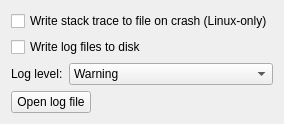
           <widget class="QWidget" name="tab_4">
            <attribute name="title">
             <string>Logging</string>
            </attribute>
            <layout class="QVBoxLayout" name="verticalLayout_2">
             <item>
              <widget class="QCheckBox" name="checkBox_writeStackTraceToDisk">
               <property name="text">
                <string>Write stack trace to file on crash (Linux-only)</string>
               </property>
              </widget>
             </item>
             <item>
              <widget class="QCheckBox" name="checkBox_enableLogging">
               <property name="text">
                <string>Write log files to disk</string>
               </property>
              </widget>
             </item>
             <item>
              <layout class="QHBoxLayout" name="horizontalLayout_4">
               <item>
                <widget class="QLabel" name="label_9">
                 <property name="sizePolicy">
                  <sizepolicy hsizetype="Maximum" vsizetype="Preferred">
                   <horstretch>0</horstretch>
                   <verstretch>0</verstretch>
                  </sizepolicy>
                 </property>
                 <property name="text">
                  <string>Log level:</string>
                 </property>
                </widget>
               </item>
               <item>
                <widget class="QComboBox" name="comboBox_logLevel">
                 <item>
                  <property name="text">
                   <string>Warning</string>
                  </property>
                 </item>
                 <item>
                  <property name="text">
                   <string>Info</string>
                  </property>
                 </item>
                 <item>
                  <property name="text">
                   <string>Debug</string>
                  </property>
                 </item>
                 <item>
                  <property name="text">
                   <string>Trace</string>
                  </property>
                 </item>
                </widget>
               </item>
              </layout>
             </item>
             <item>
              <spacer name="verticalSpacer">
               <property name="orientation">
                <enum>Qt::Orientation::Vertical</enum>
               </property>
               <property name="sizeHint" stdset="0">
                <size>
                 <width>10</width>
                 <height>0</height>
                </size>
               </property>
              </spacer>
             </item>
             <item>
              <layout class="QHBoxLayout" name="horizontalLayout_5">
               <item>
                <widget class="QPushButton" name="btn_openLogFile">
                 <property name="text">
                  <string>Open log file</string>
                 </property>
                </widget>
               </item>
               <item>
                <spacer name="horizontalSpacer">
                 <property name="orientation">
                  <enum>Qt::Orientation::Horizontal</enum>
                 </property>
                 <property name="sizeHint" stdset="0">
                  <size>
                   <width>40</width>
                   <height>20</height>
                  </size>
                 </property>
                </spacer>
               </item>
              </layout>
             </item>
            </layout>
           </widget>
